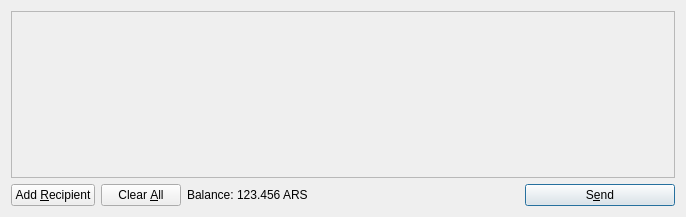
<?xml version="1.0" encoding="UTF-8"?>
<ui version="4.0">
 <class>SendCoinsDialog</class>
 <widget class="QDialog" name="SendCoinsDialog">
  <property name="geometry">
   <rect>
    <x>0</x>
    <y>0</y>
    <width>686</width>
    <height>217</height>
   </rect>
  </property>
  <property name="windowTitle">
   <string>Send Coins</string>
  </property>
  <layout class="QVBoxLayout" name="verticalLayout">
   <item>
    <widget class="QScrollArea" name="scrollArea">
     <property name="widgetResizable">
      <bool>true</bool>
     </property>
     <widget class="QWidget" name="scrollAreaWidgetContents">
      <property name="geometry">
       <rect>
        <x>0</x>
        <y>0</y>
        <width>666</width>
        <height>165</height>
       </rect>
      </property>
      <layout class="QVBoxLayout" name="verticalLayout_2">
       <property name="margin">
        <number>0</number>
       </property>
       <item>
        <layout class="QVBoxLayout" name="entries">
         <property name="spacing">
          <number>6</number>
         </property>
        </layout>
       </item>
       <item>
        <spacer name="verticalSpacer">
         <property name="orientation">
          <enum>Qt::Vertical</enum>
         </property>
         <property name="sizeHint" stdset="0">
          <size>
           <width>20</width>
           <height>40</height>
          </size>
         </property>
        </spacer>
       </item>
      </layout>
     </widget>
    </widget>
   </item>
   <item>
    <layout class="QHBoxLayout" name="horizontalLayout">
     <item>
      <widget class="QPushButton" name="addButton">
       <property name="toolTip">
        <string>Send to multiple recipients at once</string>
       </property>
       <property name="text">
        <string>Add &amp;Recipient</string>
       </property>
       <property name="icon">
        <iconset resource="../bitcoin.qrc">
         <normaloff>:/icons/add</normaloff>:/icons/add</iconset>
       </property>
       <property name="autoDefault">
        <bool>false</bool>
       </property>
      </widget>
     </item>
     <item>
      <widget class="QPushButton" name="clearButton">
       <property name="sizePolicy">
        <sizepolicy hsizetype="Minimum" vsizetype="Fixed">
         <horstretch>0</horstretch>
         <verstretch>0</verstretch>
        </sizepolicy>
       </property>
       <property name="toolTip">
        <string>Remove all transaction fields</string>
       </property>
       <property name="text">
        <string>Clear &amp;All</string>
       </property>
       <property name="icon">
        <iconset resource="../bitcoin.qrc">
         <normaloff>:/icons/remove</normaloff>:/icons/remove</iconset>
       </property>
       <property name="autoRepeatDelay">
        <number>300</number>
       </property>
       <property name="autoDefault">
        <bool>false</bool>
       </property>
      </widget>
     </item>
     <item>
      <layout class="QHBoxLayout" name="horizontalLayout_2">
       <property name="spacing">
        <number>3</number>
       </property>
       <item>
        <widget class="QLabel" name="label">
         <property name="text">
          <string>Balance:</string>
         </property>
        </widget>
       </item>
       <item>
        <widget class="QLabel" name="labelBalance">
         <property name="cursor">
          <cursorShape>IBeamCursor</cursorShape>
         </property>
         <property name="text">
          <string>123.456 ARS</string>
         </property>
         <property name="textInteractionFlags">
          <set>Qt::LinksAccessibleByMouse|Qt::TextSelectableByKeyboard|Qt::TextSelectableByMouse</set>
         </property>
        </widget>
       </item>
      </layout>
     </item>
     <item>
      <spacer name="horizontalSpacer">
       <property name="orientation">
        <enum>Qt::Horizontal</enum>
       </property>
       <property name="sizeHint" stdset="0">
        <size>
         <width>40</width>
         <height>20</height>
        </size>
       </property>
      </spacer>
     </item>
     <item>
      <widget class="QPushButton" name="sendButton">
       <property name="minimumSize">
        <size>
         <width>150</width>
         <height>0</height>
        </size>
       </property>
       <property name="toolTip">
        <string>Confirm the send action</string>
       </property>
       <property name="text">
        <string>S&amp;end</string>
       </property>
       <property name="icon">
        <iconset resource="../bitcoin.qrc">
         <normaloff>:/icons/send</normaloff>:/icons/send</iconset>
       </property>
       <property name="default">
        <bool>true</bool>
       </property>
      </widget>
     </item>
    </layout>
   </item>
  </layout>
 </widget>
 <resources>
  <include location="../bitcoin.qrc"/>
 </resources>
 <connections/>
</ui>
